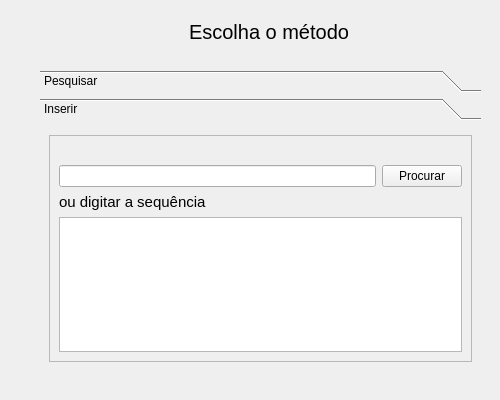
<?xml version="1.0" encoding="UTF-8"?>
<ui version="4.0">
 <class>Form</class>
 <widget class="QWidget" name="Form">
  <property name="geometry">
   <rect>
    <x>0</x>
    <y>0</y>
    <width>500</width>
    <height>400</height>
   </rect>
  </property>
  <property name="maximumSize">
   <size>
    <width>500</width>
    <height>400</height>
   </size>
  </property>
  <property name="windowTitle">
   <string>Form</string>
  </property>
  <widget class="QLabel" name="methodLabel">
   <property name="geometry">
    <rect>
     <x>190</x>
     <y>20</y>
     <width>158</width>
     <height>24</height>
    </rect>
   </property>
   <property name="font">
    <font>
     <pointsize>15</pointsize>
    </font>
   </property>
   <property name="text">
    <string>Escolha o método</string>
   </property>
   <property name="alignment">
    <set>Qt::AlignCenter</set>
   </property>
  </widget>
  <widget class="QToolBox" name="toolBox">
   <property name="geometry">
    <rect>
     <x>40</x>
     <y>70</y>
     <width>441</width>
     <height>301</height>
    </rect>
   </property>
   <property name="currentIndex">
    <number>1</number>
   </property>
   <widget class="QWidget" name="pesquisar">
    <property name="geometry">
     <rect>
      <x>0</x>
      <y>0</y>
      <width>431</width>
      <height>237</height>
     </rect>
    </property>
    <attribute name="label">
     <string>Pesquisar</string>
    </attribute>
    <layout class="QVBoxLayout" name="verticalLayout_3">
     <item>
      <layout class="QGridLayout" name="gridLayout_2">
       <item row="0" column="0">
        <widget class="QFrame" name="frame_2">
         <property name="frameShape">
          <enum>QFrame::StyledPanel</enum>
         </property>
         <property name="frameShadow">
          <enum>QFrame::Raised</enum>
         </property>
         <layout class="QGridLayout" name="gridLayout_6">
          <item row="0" column="0">
           <layout class="QGridLayout" name="gridLayout_5">
            <item row="0" column="0">
             <widget class="QLineEdit" name="nameLine"/>
            </item>
            <item row="0" column="1">
             <widget class="QCheckBox" name="nameCheck">
              <property name="text">
               <string>Nome</string>
              </property>
             </widget>
            </item>
            <item row="1" column="0">
             <widget class="QLineEdit" name="genLine"/>
            </item>
            <item row="1" column="1">
             <widget class="QCheckBox" name="genCheck">
              <property name="text">
               <string>Gene</string>
              </property>
             </widget>
            </item>
            <item row="2" column="0">
             <widget class="QLineEdit" name="idLine"/>
            </item>
            <item row="2" column="1">
             <widget class="QCheckBox" name="idCheck">
              <property name="text">
               <string>ID</string>
              </property>
             </widget>
            </item>
           </layout>
          </item>
         </layout>
        </widget>
       </item>
      </layout>
     </item>
    </layout>
   </widget>
   <widget class="QWidget" name="inserir">
    <property name="geometry">
     <rect>
      <x>0</x>
      <y>0</y>
      <width>441</width>
      <height>247</height>
     </rect>
    </property>
    <attribute name="label">
     <string>Inserir</string>
    </attribute>
    <layout class="QGridLayout" name="gridLayout_3">
     <item row="0" column="0">
      <layout class="QGridLayout" name="gridLayout">
       <item row="0" column="0">
        <widget class="QFrame" name="frame">
         <property name="frameShape">
          <enum>QFrame::StyledPanel</enum>
         </property>
         <property name="frameShadow">
          <enum>QFrame::Raised</enum>
         </property>
         <layout class="QGridLayout" name="gridLayout_4">
          <item row="0" column="0">
           <widget class="QLabel" name="fileName">
            <property name="text">
             <string/>
            </property>
           </widget>
          </item>
          <item row="1" column="0">
           <layout class="QHBoxLayout" name="horizontalLayout">
            <item>
             <widget class="QLineEdit" name="fileLabel"/>
            </item>
            <item>
             <widget class="QPushButton" name="fileButton">
              <property name="text">
               <string>Procurar</string>
              </property>
             </widget>
            </item>
           </layout>
          </item>
          <item row="2" column="0">
           <layout class="QVBoxLayout" name="verticalLayout">
            <item>
             <widget class="QLabel" name="seqLabel">
              <property name="font">
               <font>
                <pointsize>11</pointsize>
               </font>
              </property>
              <property name="text">
               <string>ou digitar a sequência</string>
              </property>
             </widget>
            </item>
            <item>
             <widget class="QPlainTextEdit" name="seqPlainTextEdit"/>
            </item>
           </layout>
          </item>
         </layout>
        </widget>
       </item>
      </layout>
     </item>
    </layout>
   </widget>
  </widget>
 </widget>
 <resources/>
 <connections/>
</ui>
